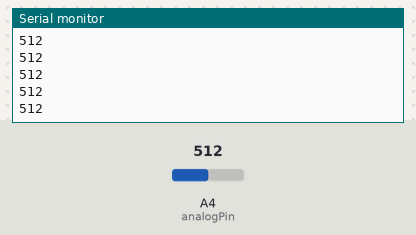
Bench run of a sketch on a simulated Arduino Uno, built with avr-gcc and run on an emulated ATmega328P. Shown: the last lines printed to the serial monitor. The test bench sets the inputs (shaded band); at power-on: A4 (analogPin) = 512.

Above: at 1.2 s.
1.3 s: A4 (analogPin) set to 716
At 1.8 s:
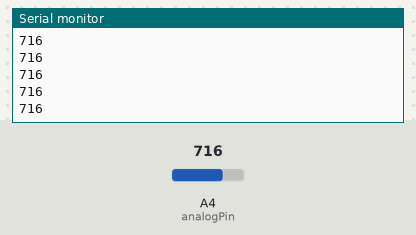
2.8 s: A4 (analogPin) set to 900
At 3.3 s:
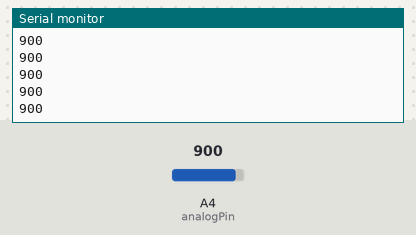
Timing chart, 0 to 5.8 s (numbered marks = the images above; inputs shaded):
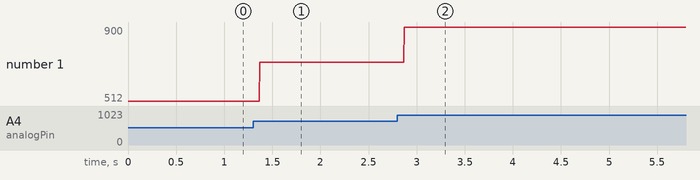

The sketch:

pin_nano.ino
```cpp
int analogPin = 4;
int val;

void setup() {
  Serial.begin(9600);

}

void loop() {
  val = analogRead(analogPin);
  if (val != 0){
  Serial.println(val);
  }
}
```

Measured:
- after the input at 1.3 s, the serial monitor: prints a new line after 0.07 s (image 1)
- after the input at 2.8 s, the serial monitor: prints a new line after 0.07 s (image 2)
- plotted number 1: 512 → 716 after the input at 1.3 s, 716 → 900 after the input at 2.8 s
